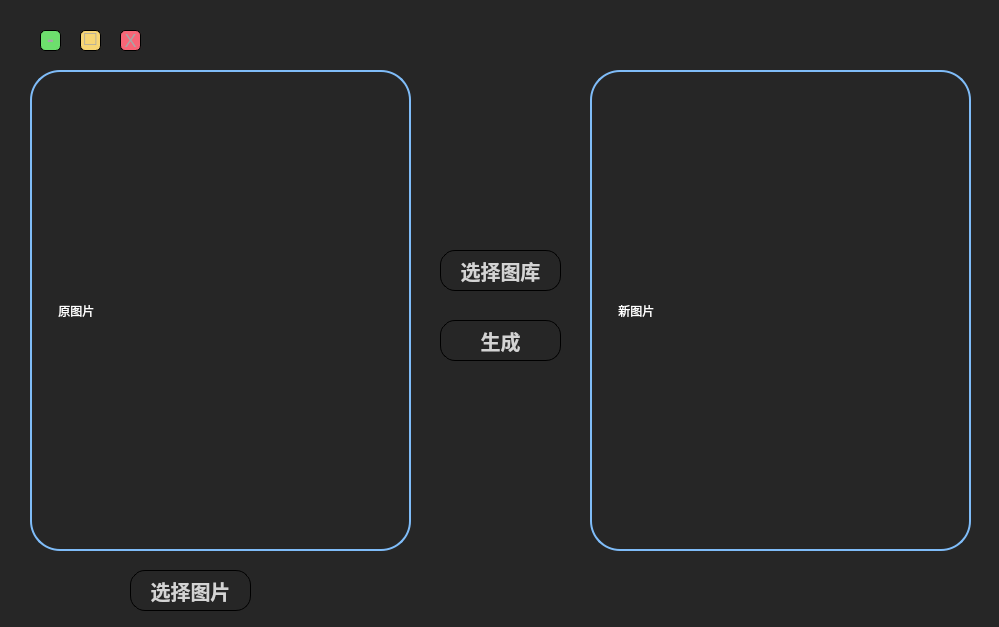
<?xml version="1.0" encoding="UTF-8"?>
<ui version="4.0">
 <class>Form</class>
 <widget class="QWidget" name="Form">
  <property name="geometry">
   <rect>
    <x>0</x>
    <y>0</y>
    <width>999</width>
    <height>627</height>
   </rect>
  </property>
  <property name="windowTitle">
   <string>Form</string>
  </property>
  <property name="styleSheet">
   <string notr="true">QWidget#Form{
	
/*background-image: url(:/shouyexuanze/image/full.png);
border-image: url(:/shouyexuanze/image/background.png);*/
	background-color: rgb(38, 38, 38);

}
QPushButton{
font: 40pt &quot;微软雅黑&quot;;
color:rgb(212, 212, 212);
        /*border-bottom:1px solid white;*/
        font-size:20px;
        font-weight:700;
        font-family: &quot;Helvetica Neue&quot;, Helvetica, Arial, sans-serif;

		border-style:outset; 
		border-width:1px;
		border-color:balck;
		border-radius:15px;
		
}
QPushButton:hover{
color:rgb(150, 150, 150);
	background-color: rgb(138, 138, 138);
	color: rgb(38, 38, 38);
}</string>
  </property>
  <widget class="QPushButton" name="yuanzetupian">
   <property name="geometry">
    <rect>
     <x>440</x>
     <y>250</y>
     <width>121</width>
     <height>41</height>
    </rect>
   </property>
   <property name="styleSheet">
    <string notr="true"/>
   </property>
   <property name="text">
    <string>选择图库</string>
   </property>
  </widget>
  <widget class="QPushButton" name="yuanzetupian_2">
   <property name="geometry">
    <rect>
     <x>130</x>
     <y>570</y>
     <width>121</width>
     <height>41</height>
    </rect>
   </property>
   <property name="styleSheet">
    <string notr="true"/>
   </property>
   <property name="text">
    <string>选择图片</string>
   </property>
  </widget>
  <widget class="QLabel" name="yuan_image">
   <property name="geometry">
    <rect>
     <x>30</x>
     <y>70</y>
     <width>381</width>
     <height>481</height>
    </rect>
   </property>
   <property name="styleSheet">
    <string notr="true">font: 40pt &quot;方正舒体&quot;;

color:rgb(50, 11, 51);
border:1px solid;
border-color:bule;
border-radius:30px;
border:2px solid;
border-color: rgb(127, 188, 248);
color:white;</string>
   </property>
   <property name="text">
    <string>       原图片</string>
   </property>
  </widget>
  <widget class="QPushButton" name="yuanzetupian_3">
   <property name="geometry">
    <rect>
     <x>440</x>
     <y>320</y>
     <width>121</width>
     <height>41</height>
    </rect>
   </property>
   <property name="styleSheet">
    <string notr="true"/>
   </property>
   <property name="text">
    <string>生成</string>
   </property>
  </widget>
  <widget class="QPushButton" name="pushButton_8">
   <property name="geometry">
    <rect>
     <x>120</x>
     <y>30</y>
     <width>21</width>
     <height>21</height>
    </rect>
   </property>
   <property name="styleSheet">
    <string notr="true">QPushButton{background:#F76677;border-radius:5px;
color: rgb(166, 166, 166);
font-weight:bolder;
font:18px;
font-weight:bolder;
}
QPushButton:hover{background:red;}</string>
   </property>
   <property name="text">
    <string>X</string>
   </property>
  </widget>
  <widget class="QPushButton" name="pushButton_7">
   <property name="geometry">
    <rect>
     <x>80</x>
     <y>30</y>
     <width>21</width>
     <height>21</height>
    </rect>
   </property>
   <property name="styleSheet">
    <string notr="true">QPushButton{background:#F7D674;border-radius:5px;
color: rgb(166, 166, 166);
font-weight:bolder;
padding-top:-5px;
font: 20px&quot;微软雅黑&quot;;
}
QPushButton:hover{background:yellow;}</string>
   </property>
   <property name="text">
    <string>□</string>
   </property>
  </widget>
  <widget class="QPushButton" name="pushButton_6">
   <property name="geometry">
    <rect>
     <x>40</x>
     <y>30</y>
     <width>21</width>
     <height>21</height>
    </rect>
   </property>
   <property name="styleSheet">
    <string notr="true">QPushButton{background:#6DDF6D;border-radius:5px;
color: rgb(166, 166, 166);
font:26px &quot;微软雅黑&quot;;
font-weight:600;
padding-top:-4px;
}
QPushButton:hover{background:green;}</string>
   </property>
   <property name="text">
    <string>-</string>
   </property>
  </widget>
  <widget class="QLabel" name="yuan_image_2">
   <property name="geometry">
    <rect>
     <x>590</x>
     <y>70</y>
     <width>381</width>
     <height>481</height>
    </rect>
   </property>
   <property name="styleSheet">
    <string notr="true">font: 40pt &quot;方正舒体&quot;;

color:rgb(50, 11, 51);
border:1px solid;
border-color:bule;
border-radius:30px;
border:2px solid;
border-color: rgb(127, 188, 248);
color:white;</string>
   </property>
   <property name="text">
    <string>       新图片</string>
   </property>
  </widget>
 </widget>
 <resources>
  <include location="../image.qrc"/>
 </resources>
 <connections>
  <connection>
   <sender>yuanzetupian_2</sender>
   <signal>clicked()</signal>
   <receiver>Form</receiver>
   <slot>xuanze_tu()</slot>
   <hints>
    <hint type="sourcelabel">
     <x>130</x>
     <y>590</y>
    </hint>
    <hint type="destinationlabel">
     <x>422</x>
     <y>32</y>
    </hint>
   </hints>
  </connection>
  <connection>
   <sender>yuanzetupian</sender>
   <signal>clicked()</signal>
   <receiver>Form</receiver>
   <slot>xuanze_tuku()</slot>
   <hints>
    <hint type="sourcelabel">
     <x>440</x>
     <y>274</y>
    </hint>
    <hint type="destinationlabel">
     <x>395</x>
     <y>452</y>
    </hint>
   </hints>
  </connection>
  <connection>
   <sender>yuanzetupian_3</sender>
   <signal>clicked()</signal>
   <receiver>Form</receiver>
   <slot>shengcheng()</slot>
   <hints>
    <hint type="sourcelabel">
     <x>440</x>
     <y>337</y>
    </hint>
    <hint type="destinationlabel">
     <x>473</x>
     <y>412</y>
    </hint>
   </hints>
  </connection>
  <connection>
   <sender>pushButton_6</sender>
   <signal>clicked()</signal>
   <receiver>Form</receiver>
   <slot>zuixiaohua()</slot>
   <hints>
    <hint type="sourcelabel">
     <x>52</x>
     <y>41</y>
    </hint>
    <hint type="destinationlabel">
     <x>91</x>
     <y>67</y>
    </hint>
   </hints>
  </connection>
  <connection>
   <sender>pushButton_7</sender>
   <signal>clicked()</signal>
   <receiver>Form</receiver>
   <slot>judahua()</slot>
   <hints>
    <hint type="sourcelabel">
     <x>93</x>
     <y>46</y>
    </hint>
    <hint type="destinationlabel">
     <x>262</x>
     <y>58</y>
    </hint>
   </hints>
  </connection>
  <connection>
   <sender>pushButton_8</sender>
   <signal>clicked()</signal>
   <receiver>Form</receiver>
   <slot>guanbi()</slot>
   <hints>
    <hint type="sourcelabel">
     <x>128</x>
     <y>43</y>
    </hint>
    <hint type="destinationlabel">
     <x>478</x>
     <y>57</y>
    </hint>
   </hints>
  </connection>
 </connections>
 <slots>
  <slot>xuanze_tu()</slot>
  <slot>xuanze_tuku()</slot>
  <slot>shengcheng()</slot>
  <slot>zuixiaohua()</slot>
  <slot>judahua()</slot>
  <slot>guanbi()</slot>
 </slots>
</ui>
